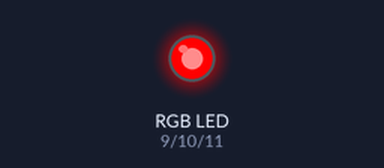
Recording of a sketch running on a simulated Arduino Uno, built with avr-gcc and run on an emulated ATmega328P. On the bench: an RGB LED mixed from three pins (HIGH = lit).

Above: at 0.5 s.
At 1.5 s:
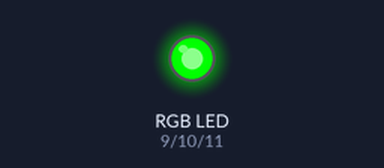
At 5.5 s:
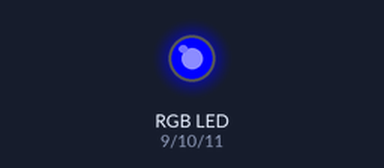
Timing chart, 0 to 6.9 s (numbered marks = the images above):
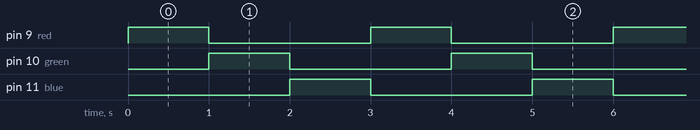

Measured:
- by itself, pin 9 (red), pin 10 (green), pin 11 (blue): alternates HIGH for 1.0 s and LOW for 2.0 s
- by itself, everything shown: repeats every 3.0 s, in 3 steps

The sketch:

RGB_COLOR_Blink.ino
```cpp
int red = 9;
int green = 10;
int blue = 11;

void setup() {
  pinMode(red,OUTPUT);
  pinMode(green,OUTPUT);
  pinMode(blue,OUTPUT);

}

void loop() {
  //Red color light up
  digitalWrite(red,HIGH);
  digitalWrite(green,LOW);
  digitalWrite(blue,LOW);
  delay(1000);

  //Green color light up
  digitalWrite(red,LOW);
  digitalWrite(green,HIGH);
  digitalWrite(blue,LOW);
  delay(1000);

  //Blue color light up
  digitalWrite(red,LOW);
  digitalWrite(green,LOW);
  digitalWrite(blue,HIGH);
  delay(1000);
}
```
